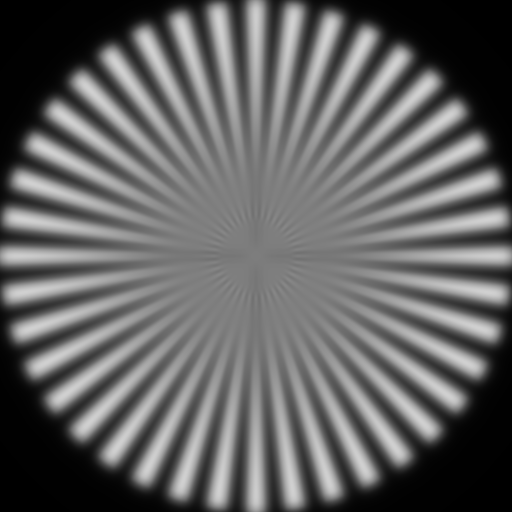
#> input picture deneme6.png, 1024 x 1024 px (shown at 1/2 size)
$ python Circular_MTF.py
#> lines starting #> are read from the running program, lines starting #| are printed output that depends on the picture; after the words box and inside, x2 and y2 are one past the last pixel; in counts of white or black regions, pixels touching at a corner belong together
import numpy as np
import cv2
import matplotlib.pyplot as plt
from scipy.fft import fftfreq, fft

# Kaan Başpınar
# 2422855
# baspinarlee@gamil.com
# for github page: https://github.com/KaanBaspinar00/MTF-Calculation

# Example usage:
initial_angle, final_angle, number_of_steps = 0, 2*np.pi, 1000

theta = np.linspace(initial_angle, final_angle, number_of_steps)
radius = 150

resize_x, resize_y = 500, 500
# Upload image
image_path = "deneme6.png"

# Read the image
image = cv2.imread(image_path)
#> image is the input picture: shape (1024, 1024, 3); min 0, max 208, mean 98.3

image = cv2.resize(image, [resize_x, resize_y])
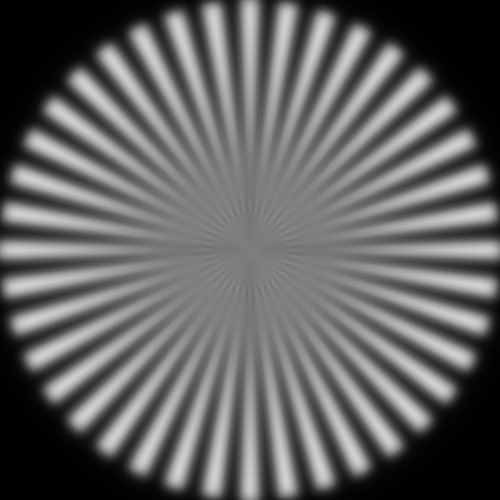
#> image: shape (500, 500, 3); min 0, max 208, mean 98.2

# Dimensions of image:
width, height = image.shape[0], image.shape[1]
#> width = 500; height = 500


def create_circle_mask(center_x, center_y, radius, theta):
    x = []
    y = []

    for i in theta:
        x.append(center_x + radius*np.cos(i))
        y.append(center_y - radius*np.sin(i))
    return x, y


def fourier_analysis(line_spread_x, line_spread_y):
    """
    Perform Fourier analysis on the data.

    Computes the Fourier frequencies, performs Fourier transform,
    and normalizes the result to its maximum value.
    """

    sample_rate = len(line_spread_x) / (max(line_spread_x) - min(line_spread_x))
    freq = fftfreq(len(line_spread_x), 1 / sample_rate)
    data = line_spread_y
    fourier_transformed = np.array(fft(np.array(data))[:])
    fourier_transformed_real = np.abs(fourier_transformed / np.max(fourier_transformed))

    # Filtered data where x is greater than 0
    filtered_x = np.array([x for x in freq if x > 0])
    filtered_y = np.array([fourier_transformed_real[list(freq).index(x)] for x in filtered_x])

    return freq, filtered_x, filtered_y, fourier_transformed


# Convert to grayscale
gray_image = cv2.cvtColor(image, cv2.COLOR_BGR2GRAY)


# Get circular curve
x_coordinate = create_circle_mask(int(width/2), int(height/2), radius, theta)[0]
y_coordinate = create_circle_mask(int(width/2), int(height/2), radius, theta)[1]

# center horizontal line from image
pixel_values = []
for x, y in zip(x_coordinate, y_coordinate):
    x = int(x)
    y = int(y)
    pixel_value = gray_image[y, x]
    pixel_values.append(pixel_value)
#> this loop made 1000 passes
#> pixel_value on passes 1 to 3: 160, 159, 157
#> after the loop, pixel_values = 1000 values, max 170 at index 25, min 83 at index 12, mean 126.1

# pixel_values = np.asarray(horizontal_line).flatten()[::-1]/255 #[int(width/4):width - int(width/4)][::-1] / 255
# Normalize pixel values dividing by 255.
# Draw a red line on the image at the specified coordinates
# Convert the grayscale image to BGR format for displaying the red line
gray_image_bgr = cv2.cvtColor(gray_image, cv2.COLOR_GRAY2BGR)

# Draw a red line on the image at the specified coordinates
for x, y in zip(x_coordinate, y_coordinate):
    x = int(x)
    y = int(y)
    cv2.line(gray_image_bgr, (x, y), (x, y), (0, 0, 255), thickness=2)  # Draw a red point (pixel) at the coordinate
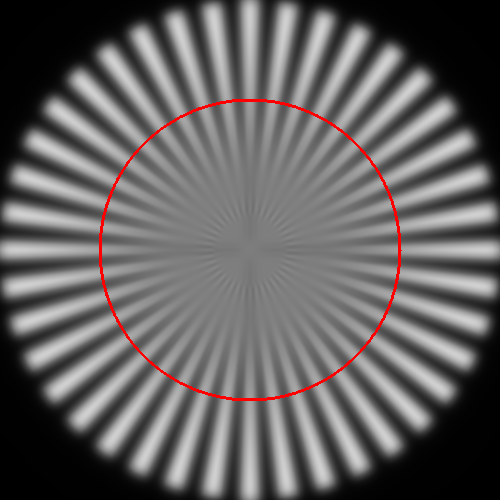
#> gray_image_bgr: shape (500, 500, 3); 1.05% of pixels changed, all inside (x1, y1, x2, y2) = (99, 99, 402, 401)

# Display the image
cv2.imshow("Semi-circle Image", image)
cv2.waitKey(0)
cv2.destroyAllWindows()


# Display the image with the red line
cv2.imshow("Image with Red Line", gray_image_bgr)
cv2.waitKey(0)
cv2.destroyAllWindows()

pixels_location = theta


# Compute the derivative using finite differences
dy_dx = np.gradient(pixel_values, 1)
#> dy_dx = 1000 values, max 17 at index 143, min -17 at index 631, mean 0

# Create a figure and subplots
fig, axs = plt.subplots(3, 1)

# Plot pixel values
axs[0].plot(pixels_location, pixel_values, "-r")
axs[0].set_xlabel("pixel #")
axs[0].set_ylabel("pixel value")
axs[0].set_title("Pixels values for a line")
axs[0].grid()

# Plot derivative of pixel values
axs[1].plot(pixels_location, dy_dx, "-b")
axs[1].set_xlabel("pixel #")
axs[1].set_ylabel("dy_dx")
axs[1].set_title("Line Spread Function")
axs[1].grid()

# Calculate Fourier transform of MTF
X, Y = fourier_analysis(pixels_location, dy_dx)[1], fourier_analysis(pixels_location, dy_dx)[2]
#> in fourier_analysis, `data = line_spread_y`: data has the same summary as dy_dx outside fourier_analysis
#> in fourier_analysis, `fourier_transformed_real = np.abs(fourier_transformed / np.max(fourier..`: fourier_transformed_real = 1000 values, max 29.65 at index 40, min 0 at index 0, mean 0.306
#> in fourier_analysis, `filtered_y = np.array([fourier_transformed_real[list(freq).index(x)] f..`: filtered_y = 499 values, max 29.65 at index 39, min 0.000605 at index 1, mean 0.307
#> X = 499 values from 0.159 to 79.42; Y has the same summary as filtered_y in fourier_analysis

# Plot MTF
axs[2].plot(X, Y, "-k")
axs[2].set_xlabel("pixel #")
axs[2].set_ylabel("FFT of dy_dx")
axs[2].set_title("MTF")
axs[2].grid()

plt.tight_layout()  # Adjust subplot parameters to give specified padding
plt.show()
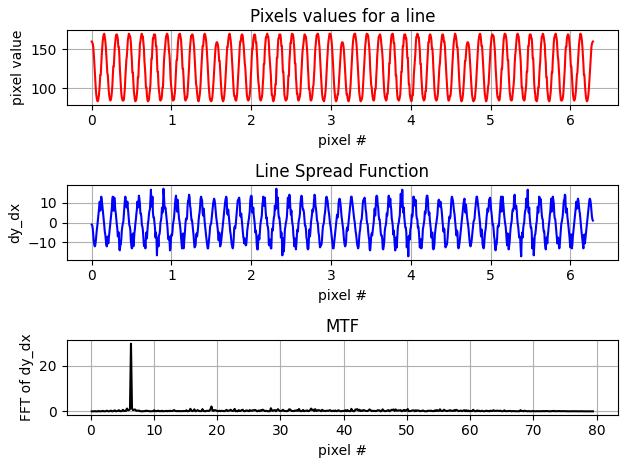
#> figure drawn by matplotlib, 3 panels; panel 1: curve peaks at x = 0.157, y = 170; panel 2: curve peaks at x = 0.899, y = 17; panel 3: curve peaks at x = 6.37, y = 29.65

$ run again, with deneme2.png copied over deneme6.png
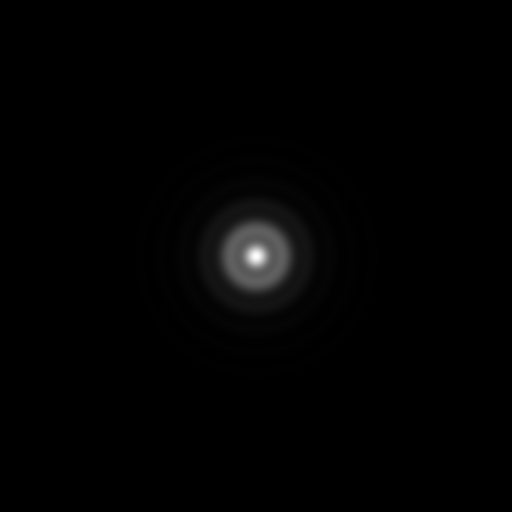
#> input picture deneme2.png, 1024 x 1024 px (shown at 1/2 size)
#> image is the input picture: shape (1024, 1024, 3); min 0, max 255, mean 2.2
#> image: shape (500, 500, 3)
#> after the loop `for x, y in zip(x_coordinate, y_coordinate):`: pixel_values = 1000 values from 0 to 0
#> after the loop `for x, y in zip(x_coordinate, y_coordinate):`:
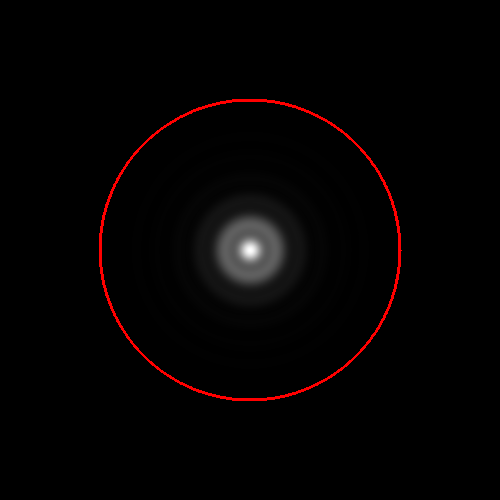
#> gray_image_bgr: shape (500, 500, 3); mean B, G, R 2.2, 2.2, 4.9
#> X = 499 values from 0.159 to 79.42
#> `plt.show()`:
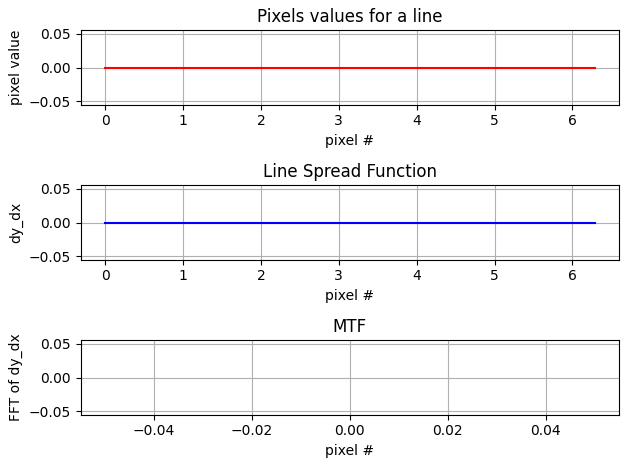
#> figure drawn by matplotlib, 3 panels
